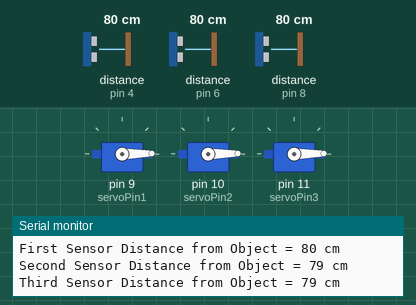
Recording of a sketch running on a simulated Arduino Uno, built with avr-gcc and run on an emulated ATmega328P. On the bench: 3 × servo, the last lines printed to the serial monitor. Wiring (inferred from the names in the program): 3 × ultrasonic range finder: trigger pin 3, echo pin 4 / trigger pin 5, echo pin 6 / trigger pin 7, echo pin 8. Inputs (shaded band) come from the test bench; at power-on: distance to the obstacle (sensors on pin 4, pin 6, pin 8) 80 cm. The echo pulse lasts 58.3 µs per cm.

Above: at 9.8 s.
9.9 s: distance to the obstacle (sensor on pin 4) set to 2 cm
At 10.61 s:
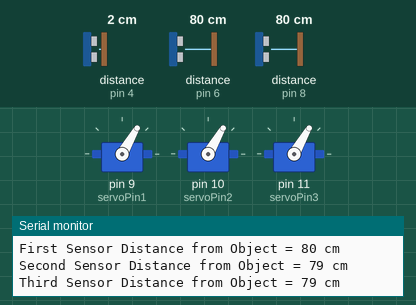
18.7 s: distance to the obstacle (sensor on pin 6) set to 120 cm
At 19.48 s:
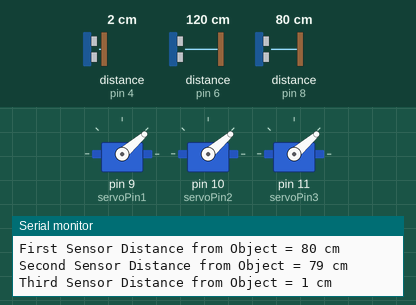
27.5 s: distance to the obstacle (sensor on pin 8) set to 2 cm
At 28.78 s:
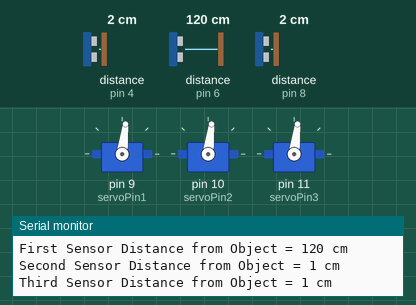
36.3 s: distance to the obstacle (sensor on pin 4) set to 120 cm
At 38.09 s:
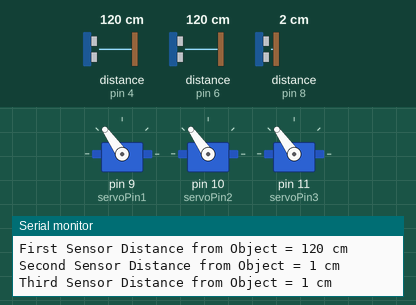
45.1 s: distance to the obstacle (sensor on pin 6) set to 250 cm
53.9 s: distance to the obstacle (sensor on pin 8) set to 60 cm
Timing chart, 0 to 63.7 s (numbered marks = the images above; inputs shaded):
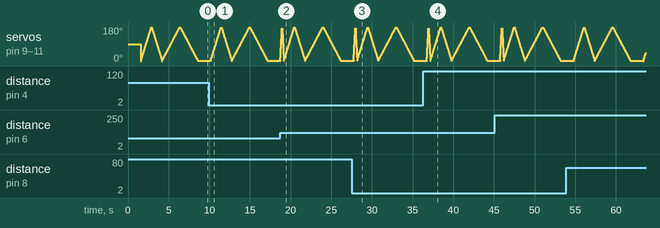

The sketch:

Haptic_Feedback_Control.ino
```cpp
#include <Servo.h>

// 1st Ultrasonic Sensor
#define trigPin1 3
#define echoPin1 4

// 2nd Ultrasonic Sensor
#define trigPin2 5
#define echoPin2 6

// 3rd Ultrasonic Sensor
#define trigPin3 7
#define echoPin3 8

// 1st servo
#define servoPin1 9

// 2nd servo
#define servoPin2 10

// 3rd servo
#define servoPin3 11

int scaledServoValue = 0;
long duration, distance, RightSensor, FrontSensor, LeftSensor;
Servo servo1;
Servo servo2;
Servo servo3;
int i = 0;
void setup()
{
  Serial.begin (9600);
  pinMode(trigPin1, OUTPUT);
  pinMode(echoPin1, INPUT);
  pinMode(trigPin2, OUTPUT);
  pinMode(echoPin2, INPUT);
  pinMode(trigPin3, OUTPUT);
  pinMode(echoPin3, INPUT);
  servo1.attach(servoPin1);
  servo2.attach(servoPin2);
  servo3.attach(servoPin3);
}

void loop()
{
  delay(500);
  SonarSensor(trigPin1, echoPin1);
  RightSensor = distance;

  delay(500);
  SonarSensor(trigPin2, echoPin2);
  LeftSensor = distance;

  delay(500);
  SonarSensor(trigPin3, echoPin3);
  FrontSensor = distance;

  Serial.print("\nFirst Sensor Distance from Object = ");
  Serial.print(LeftSensor);
  Serial.print(" cm");

  Serial.print("\nSecond Sensor Distance from Object = ");
  Serial.print(FrontSensor);
  Serial.print(" cm");

  Serial.print("\nThird Sensor Distance from Object = ");
  Serial.print(RightSensor);
  Serial.print(" cm ");

  //**CONDITION FOR GUIDANCE**

  if (RightSensor < 50 || LeftSensor < 50 || FrontSensor < 50)/*if there's an obstacle in right&left&front do the following: */
 {
  for (int i = 0; i < 180; i++) {
    servo1.write(i);
    servo2.write(i);
    servo3.write(i);
    delay(1);
  }
   for (i = 180; i > 0; i--) {
    servo1.write(i);
    servo2.write(i);
    servo3.write(i);
    delay(1);
  }
 }

  if (RightSensor < 100 || LeftSensor < 100 || FrontSensor < 100)/*if there's an obstacle in right&left&front do the following: */
 {
  for (int i = 0; i < 180; i++) {
    servo1.write(i);
    servo2.write(i);
    servo3.write(i);
    delay(7);
  }
   for (i = 180; i > 0; i--) {
    servo1.write(i);
    servo2.write(i);
    servo3.write(i);
    delay(7);
  }
 }

  if (RightSensor < 150 || LeftSensor < 150 || FrontSensor < 150)/*if there's an obstacle in right&left&front do the following: */
 {
  for (int i = 0; i < 180; i++) {
    servo1.write(i);
    servo2.write(i);
    servo3.write(i);
    delay(12);
  }
   for (i = 180; i > 0; i--) {
    servo1.write(i);
    servo2.write(i);
    servo3.write(i);
    delay(12);
  }
 }
}

void SonarSensor(int trigPin,int echoPin)
{
digitalWrite(trigPin, LOW);
delayMicroseconds(2);

digitalWrite(trigPin, HIGH);
delayMicroseconds(10);

digitalWrite(trigPin, LOW);
duration = pulseIn(echoPin, HIGH);

distance = (duration/2) / 29.1;

}
```
